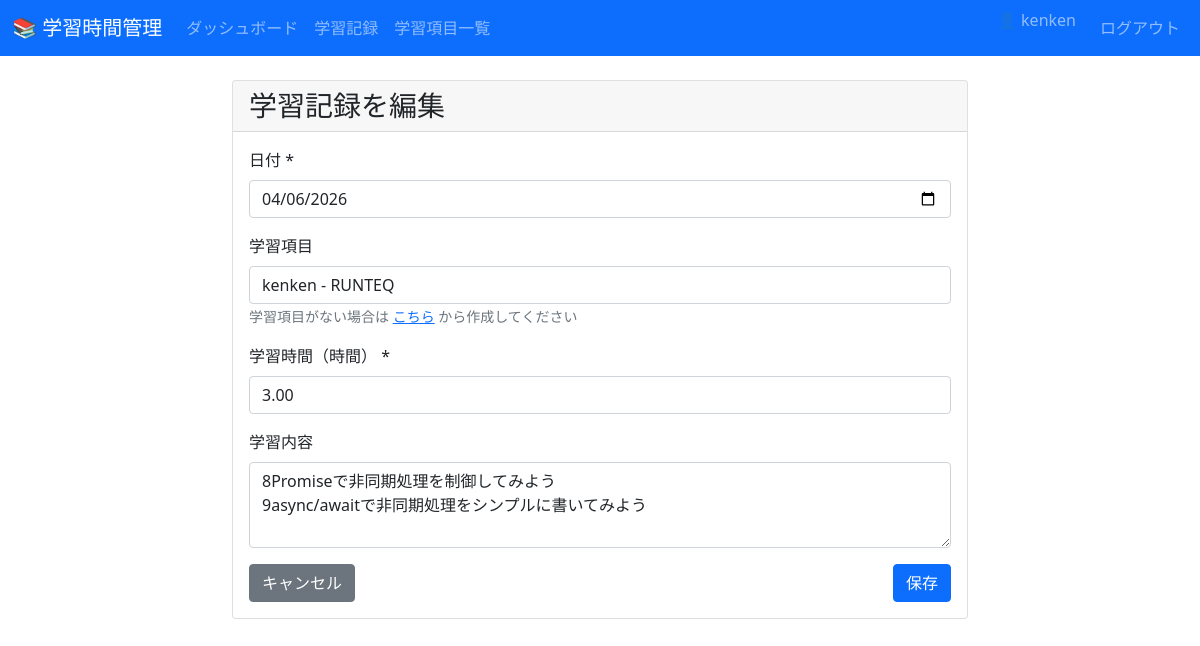
The app's page /records/16/edit/ (signed in) with its own data.
### records/models.py (models this page shows, shortened)
class StudyRecord(models.Model):
    user = models.ForeignKey(
        User,
        on_delete=models.CASCADE,
        related_name='study_records',
        verbose_name='ユーザー'
    )
    certification = models.ForeignKey(
        Certification,
        on_delete=models.CASCADE,
        related_name='study_records',
        verbose_name='学習項目',
        null=True,
        blank=True
    )
    date = models.DateField(verbose_name='学習日')
    hours = models.DecimalField(
        max_digits=4,
        decimal_places=2,
        verbose_name='学習時間'
    )
    description = models.TextField(
        blank=True,
        verbose_name='学習内容'
    )
    created_at = models.DateTimeField(auto_now_add=True)
    class Meta:
        verbose_name = '学習記録'
        verbose_name_plural = '学習記録'
        ordering = ['-date']

### records/views.py (the view)
# urls.py: path('records/<int:pk>/edit/', views.record_update, name='record_update'),
@login_required
def record_update(request, pk):
    record = get_object_or_404(StudyRecord, pk=pk, user=request.user)
    if request.method == 'POST':
        form = StudyRecordForm(request.POST, instance=record, user=request.user)
        if form.is_valid():
            form.save()
            messages.success(request, '学習記録を更新しました！')
            return redirect('records:dashboard')
    else:
        form = StudyRecordForm(instance=record, user=request.user)
    return render(request, 'records/record_form.html', {'form': form, 'title': '学習記録を編集'})

### records/forms.py
class StudyRecordForm(forms.ModelForm):
    class Meta:
        model = StudyRecord
        fields = ['certification', 'date', 'hours', 'description']
        widgets = {
            'certification': forms.Select(attrs={'class': 'form-control'}),
            'date': forms.DateInput(attrs={
                'class': 'form-control',
                'type': 'date'
            }),
            'hours': forms.NumberInput(attrs={
                'class': 'form-control',
                'step': '0.25',
                'min': '0'
            }),
            'description': forms.Textarea(attrs={
                'class': 'form-control',
                'rows': 3,
                'placeholder': '今日学習した内容を記録しましょう'
            })
        }
        labels = {
            'certification': '学習項目',
            'date': '学習日',
            'hours': '学習時間（時間）',
            'description': '学習内容'
        }
    def __init__(self, *args, **kwargs):
        user = kwargs.pop('user', None)
        super().__init__(*args, **kwargs)
        if user:
            self.fields['certification'].queryset = Certification.objects.filter(user=user)

### records/models.py (called while the page is built)
    def __str__(self):
        return f"{self.user.username} - {self.name}"

### records/templates/records/record_form.html (shortened to what this page needs)
{% extends 'records/base.html' %}
{% block content %}
<div class="row">
    <div class="col-md-8 offset-md-2">
        <div class="card">
            <div class="card-header">
                <h3 class="mb-0">{{ title }}</h3>
            </div>
            <div class="card-body">
                <form method="post">
                    <div class="mb-3">
                        <label for="{{ form.date.id_for_label }}" class="form-label">日付 *</label>
                        {{ form.date }}
                    </div>
                    <div class="mb-3">
                        <label for="{{ form.certification.id_for_label }}" class="form-label">学習項目</label>
                        {{ form.certification }}
                        <small class="form-text text-muted">
                            学習項目がない場合は <a href="{% url 'records:certification_create' %}" target="_blank">こちら</a> から作成してください
                        </small>
                    </div>
                    <div class="mb-3">
                        <label for="{{ form.hours.id_for_label }}" class="form-label">学習時間（時間） *</label>
                        {{ form.hours }}
                    </div>
                    <div class="mb-3">
                        <label for="{{ form.description.id_for_label }}" class="form-label">学習内容</label>
                        {{ form.description }}
                    </div>
                    <div class="d-flex justify-content-between">
                        <a href="{% url 'records:dashboard' %}" class="btn btn-secondary">キャンセル</a>
                        <button type="submit" class="btn btn-primary">保存</button>
                    </div>
                </form>
            </div>
        </div>
    </div>
</div>
{% endblock %}

### records/templates/records/base.html (shortened to what this page needs)
<!DOCTYPE html>
<html lang="ja">
<head>
    <link href="https://cdn.jsdelivr.net/npm/bootstrap@5.1.3/dist/css/bootstrap.min.css" rel="stylesheet">
</head>
<body>
    <nav class="navbar navbar-expand-lg navbar-dark bg-primary">
        <div class="container-fluid">
            <a class="navbar-brand" href="{% url 'records:dashboard' %}">📚 学習時間管理</a>
            <div class="collapse navbar-collapse" id="navbarNav">
                <ul class="navbar-nav me-auto">
                    <li class="nav-item">
                        <a class="nav-link" href="{% url 'records:dashboard' %}">ダッシュボード</a>
                    </li>
                    <li class="nav-item">
                        <a class="nav-link" href="{% url 'records:record_list' %}">学習記録</a>
                    </li>
                    <li class="nav-item">
                        <a class="nav-link" href="{% url 'records:certification_list' %}">学習項目一覧</a>
                    </li>
                </ul>
                <ul class="navbar-nav">
                    <li class="nav-item">
                        <span class="navbar-text me-3">
                            👤 {{ user.username }}
                        </span>
                    </li>
                    <li class="nav-item">
                        <form method="post" action="{% url 'records:logout' %}" class="d-inline">
                            <button type="submit" class="btn btn-link nav-link" style="border: none; background: none; cursor: pointer;">
                                ログアウト
                            </button>
                        </form>
                    </li>
                </ul>
            </div>
        </div>
    </nav>
    <div class="container mt-4">
        {% block content %}
        {% endblock %}
    </div>
</body>
</html>

### records on screen
StudyRecord: date "04/06/2026", certification "kenken - RUNTEQ", hours "3.00", description "8Promiseで非同期処理を制御してみよう 9async/awaitで非同期処理をシンプルに書いてみよう"

### other values on screen
{{ user.username }} "kenken"
{{ title }} "学習記録を編集"
